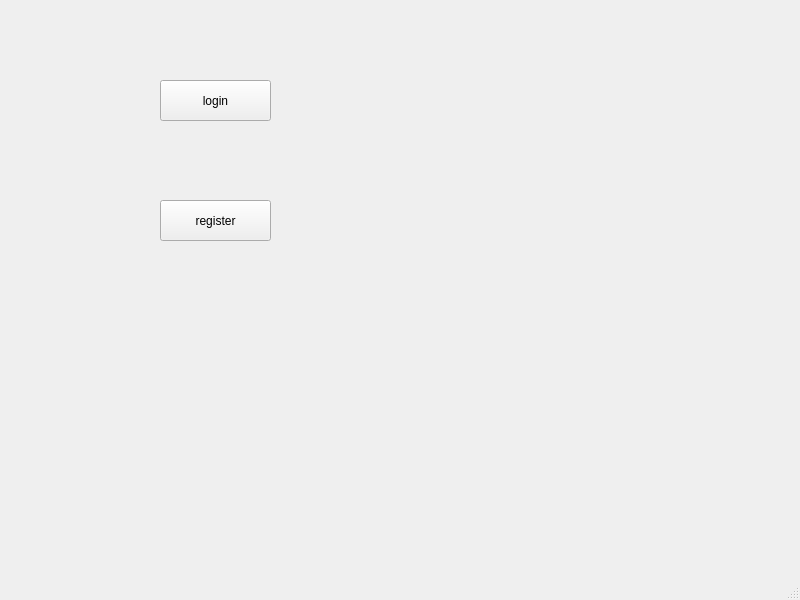
<?xml version="1.0" encoding="UTF-8"?>
<ui version="4.0">
 <class>MainWindow</class>
 <widget class="QMainWindow" name="MainWindow">
  <property name="geometry">
   <rect>
    <x>0</x>
    <y>0</y>
    <width>800</width>
    <height>600</height>
   </rect>
  </property>
  <property name="windowTitle">
   <string>MainWindow</string>
  </property>
  <widget class="QWidget" name="centralwidget">
   <widget class="QPushButton" name="pushButton">
    <property name="geometry">
     <rect>
      <x>160</x>
      <y>80</y>
      <width>111</width>
      <height>41</height>
     </rect>
    </property>
    <property name="text">
     <string>login</string>
    </property>
   </widget>
   <widget class="QPushButton" name="registerButton">
    <property name="geometry">
     <rect>
      <x>160</x>
      <y>200</y>
      <width>111</width>
      <height>41</height>
     </rect>
    </property>
    <property name="text">
     <string>register</string>
    </property>
   </widget>
  </widget>
  <widget class="QMenuBar" name="menubar">
   <property name="geometry">
    <rect>
     <x>0</x>
     <y>0</y>
     <width>800</width>
     <height>24</height>
    </rect>
   </property>
  </widget>
  <widget class="QStatusBar" name="statusbar"/>
 </widget>
 <resources/>
 <connections/>
</ui>
